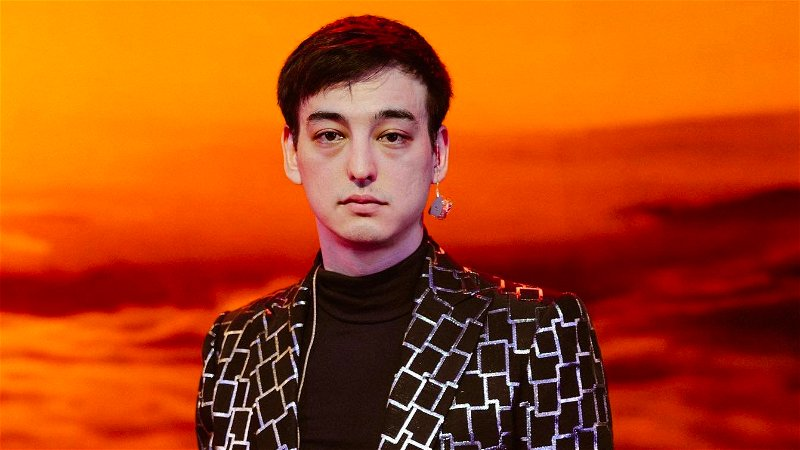
#> input picture images/entrada_imagenes/joji.jpg, 800 x 450 px, found by its file name; its folder holds only this picture in this run
$ python extraer_rostros.py
#> lines starting #> are read from the running program, lines starting #| are printed output that depends on the picture
import cv2
import os

imagesPath = "D:/PROYECTOS/FaceReco/images/entrada_imagenes"

if not os.path.exists("faces"):
    os.makedirs("faces")
    print("Listo Creado: Faces")

# Detector
faceClassif = cv2.CascadeClassifier(cv2.data.haarcascades + "haarcascade_frontalface_default.xml")

count = 0

for imageName in os.listdir(imagesPath):
    print(imageName)
    image = cv2.imread(imagesPath + "/" + imageName)
#> image is the input picture: shape (450, 800, 3); mean B, G, R 16.1, 70.2, 177.3
    faces = faceClassif.detectMultiScale(image, 1.1, 5)
#> faces = [[270, 62, 184, 184]]
    for (x, y, w, h) in faces:
        #cv2.rectangle(image, (x,y), (x + w, y + h), (0, 255, 0), 2)
        face = image[y:y + h, x:x + w]
        face = cv2.resize(face, (150, 150))
        cv2.imwrite("faces/" + str(count) + ".jpg", face)
        count+=1
#> this loop made 1 pass
#> (x, y, w, h, count) on pass 1: (270, 62, 184, 184, 1)
#> pass 1, `face = image[y:y + h, x:x + w]`:
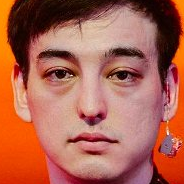
#> face: shape (184, 184, 3); mean B, G, R 79.8, 98.6, 172.3
#> pass 1, `face = cv2.resize(face, (150, 150))`:
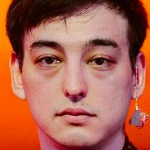
#> face: shape (150, 150, 3); mean B, G, R 79.6, 98.5, 172.2
#> after the loop, count = 1
        # [5 lines of commented-out code are left out]
